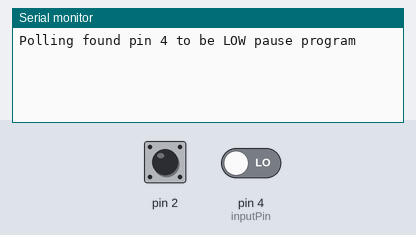
Recording of a sketch running on a simulated Arduino Uno, built with avr-gcc and run on an emulated ATmega328P. Shown: the last lines printed to the serial monitor. Inputs (shaded band) come from the test bench; at power-on: pin 4 (inputPin) LOW, pin 2 HIGH.

Above: at 1.2 s.
1.3 s: pin 4 (inputPin) driven HIGH
At 2.2 s:
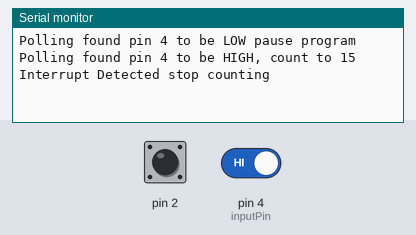
3.3 s: pin 2 pulled LOW for 0.15 s
At 3.7 s:
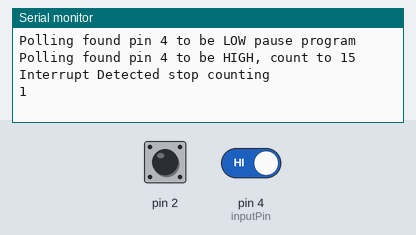
4.9 s: pin 2 pulled LOW for 1 s
At 6.5 s:
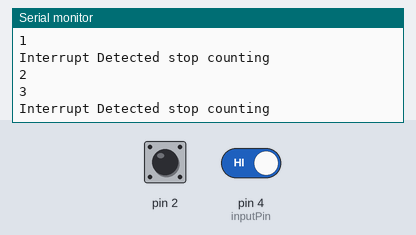

The sketch:

Interrupt_vs_polling_pseudocode.ino
```cpp
volatile int state=LOW; //this is the variable that will be changed if an interrupt is detected
int inputPin=4;         //Polling will check this pin
int i=0;                //For loop counting variable

void setup()
{

  // set pin 4 to input and pin 2 to INPUT_PULLUP
  pinMode(inputPin, INPUT);
  pinMode(2, INPUT_PULLUP);

  attachInterrupt(digitalPinToInterrupt(2),interrupt_ISR, CHANGE); /* Pin 2 is mapped to interrupt 0, currently set to signal an interrupt
                                                                                   on a change to pin 2, however you don't have to use Change */
  Serial.begin(9600);
}

void loop()
{
  //    Poll state of pin 4, if it is hight print: "Polling found pin 4 to be HIGH, count to 15"
  while (digitalRead(inputPin) == HIGH) {
    //    Delay for 0.5sec
    Serial.println("Polling found pin 4 to be HIGH, count to 15");
    delay(500);
    //    Setup for loop to count from 1 to 15
    for (i = 1; i <= 15; i++) {
      //      If your interrupt variable (state) is high print 1 to 15 with a 0.5sec delay between prints statements
      if (state == HIGH) {
        Serial.println(i);
        delay(500);
      }
      //      If your interrupt variable (state) is LOW print: "Interrupt Detected stop counting" stop counting and wait for a change in the interrupt variable
      else {
        Serial.println("Interrupt Detected stop counting");
        // state is low, loop in here until it changes to high
        while (state == LOW) {}
        // decrease count to account for this cycle
        i--;
      }

    }
    //    After you have counted to 15 print: "Check polling" and poll pin 4, if it is hight repeat counting/interrupting.
    Serial.println("Check polling");

  }

  //    If the polled pin is LOW print: "Polling found pin 4 to be LOW pause program" then wait until polling pin changes
  // After breaking out of the previous while loop, polled pin must be low
  Serial.println("Polling found pin 4 to be LOW pause program");
  // wait until polling pin changes
  while (digitalRead(4) == LOW) {}

}

void interrupt_ISR()
{
  volatile const int BOUNCE_TIME = 100;
  volatile static unsigned long prevTime = 0;
  volatile unsigned long thisTime = millis();
  // If interrupts greater than bounce time, execute code
  if (thisTime - prevTime > BOUNCE_TIME)
  {
    state=!state; //change the interrupt variable from LOW to HIGH or HIGH to LOW
  }
  prevTime = thisTime;
}
```

Measured:
- after the input at 1.3 s, the serial monitor: prints a new line at once (image 1)
- after the input at 3.3 s, the serial monitor: prints a new line at once (image 2)
- after the input at 4.9 s, the serial monitor: prints a new line at once (image 3)
